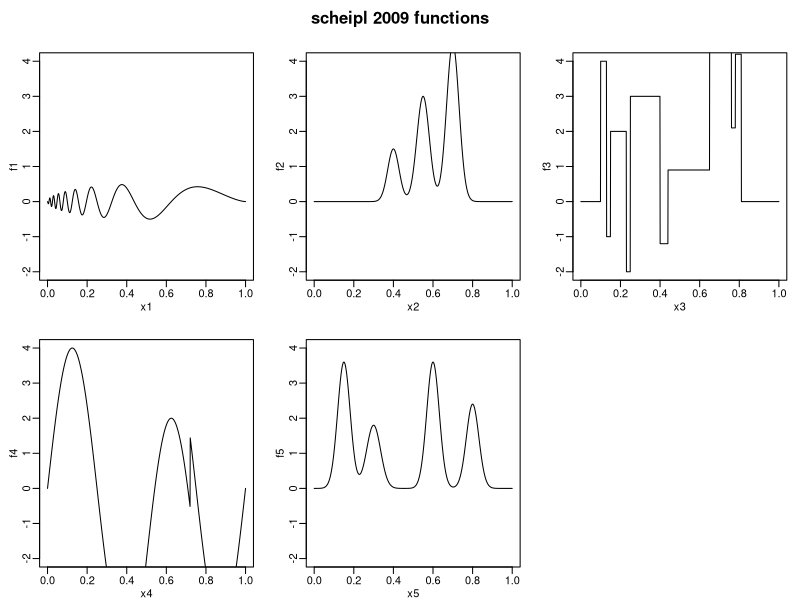

This figure's R source:
xrange = c(0, 1)
ylim = c(-2, 4)

scheipl1 = function(x){
  sqrt(x*(1-x)) * sin(18*pi / (8*x+1))
}
scheipl2 = function(x){
  1.5 * exp(-600*(x-0.4)^2) + 3 * exp(-500 * (x - 0.55)^2 ) + 4.5*exp(-500 * (x - 0.7)^2)
}
scheipl3 = function(x){
  hvec = c(4, -5, 3, -4, 5, -4.2, 2.1, 4.3, -3.1, 2.1, -4.2)
  tvec = c(.1, .13, .15, .23, .25, .4, .44, .65, .76, .78, .81)
  out = 0
  for(i in seq_along(hvec)){
    out = out + hvec[i] * (1 + sign(x - tvec[i]))
  }
  # out = out - mean(out)
  # out = out / (max(out) - min(out))
  # out = 4*out
  return(out/2)
}
scheipl4 = function(x){
  4*sin(4*pi*x) - sign(x - 0.3) - sign(0.72 - x)
}

scheipl5 = function(x){
  tmp = 3*exp(-500 * (x - 0.15)^2) + 
    1.5 * exp(-400*(x-0.3)^2) + 
    3 * exp(-500 * (x - 0.6)^2 ) + 
    2*exp(-500 * (x - 0.8)^2)
  tmp * 1.2
}

functions = list(f1 = scheipl1,
              f2 = scheipl2,
              f3 = scheipl3,
              f4 = scheipl4,
              f5 = scheipl5)
par(mfrow=c(2,3))
par(mar=c(2.5, 3, 2, 1), mgp=c(1.5,0.5,0), oma = c(0,0,2,0))
xp = seq(0, 1, length = 1e3)
for(i in 1:length(functions)){
  plot(xp, functions[[i]](xp), type="l", ylim = ylim,
       xlab = paste0("x", i), ylab = paste0("f", i))
}
mtext("scheipl 2009 functions", outer=T, font=2)